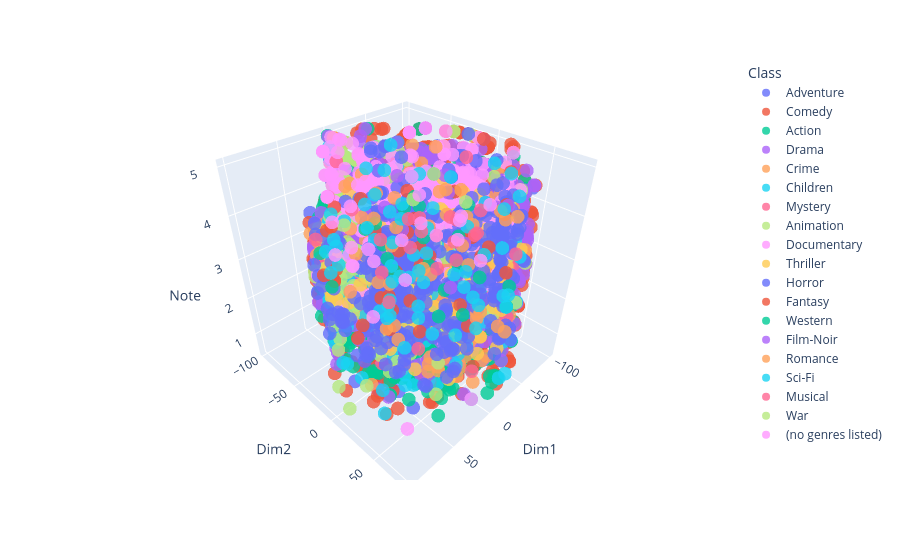

The notebook cell this image was saved under:
### Code cell
print(df_tsne.columns)
df_tsne.to_csv('df_tsne', index = 'False')
df_tsne['Note'] = df_final['mean_rating'].values
fig = px.scatter_3d(df_tsne, x = 'Dim1', y = 'Dim2', z = 'Note', color = 'Class', opacity = 0.8)
fig.show()

### Figure 1 — Plotly figure (JSON) as saved in the notebook; plotly's stock layout.template omitted (floating-point values rounded to 4 significant figures; data arrays with more than 128 entries replaced by an {"elided": "..."} marker saying what was removed)
{"data": [{"hovertemplate": "Class=Adventure<br>Dim1=%{x}<br>Dim2=%{y}<br>Note=%{z}<extra></extra>", "legendgroup": "Adventure", "marker": {"color": "#636efa", "opacity": 0.8, "symbol": "circle"}, "mode": "markers", "name": "Adventure", "scene": "scene", "showlegend": true, "type": "scatter3d", "x": {"elided": "653 float values"}, "y": {"elided": "653 float values"}, "z": {"elided": "653 float values"}}, {"hovertemplate": "Class=Comedy<br>Dim1=%{x}<br>Dim2=%{y}<br>Note=%{z}<extra></extra>", "legendgroup": "Comedy", "marker": {"color": "#EF553B", "opacity": 0.8, "symbol": "circle"}, "mode": "markers", "name": "Comedy", "scene": "scene", "showlegend": true, "type": "scatter3d", "x": {"elided": "2779 float values"}, "y": {"elided": "2779 float values"}, "z": {"elided": "2779 float values"}}, {"hovertemplate": "Class=Action<br>Dim1=%{x}<br>Dim2=%{y}<br>Note=%{z}<extra></extra>", "legendgroup": "Action", "marker": {"color": "#00cc96", "opacity": 0.8, "symbol": "circle"}, "mode": "markers", "name": "Action", "scene": "scene", "showlegend": true, "type": "scatter3d", "x": {"elided": "1828 float values"}, "y": {"elided": "1828 float values"}, "z": {"elided": "1828 float values"}}, {"hovertemplate": "Class=Drama<br>Dim1=%{x}<br>Dim2=%{y}<br>Note=%{z}<extra></extra>", "legendgroup": "Drama", "marker": {"color": "#ab63fa", "opacity": 0.8, "symbol": "circle"}, "mode": "markers", "name": "Drama", "scene": "scene", "showlegend": true, "type": "scatter3d", "x": {"elided": "2226 float values"}, "y": {"elided": "2226 float values"}, "z": {"elided": "2226 float values"}}, {"hovertemplate": "Class=Crime<br>Dim1=%{x}<br>Dim2=%{y}<br>Note=%{z}<extra></extra>", "legendgroup": "Crime", "marker": {"color": "#FFA15A", "opacity": 0.8, "symbol": "circle"}, "mode": "markers", "name": "Crime", "scene": "scene", "showlegend": true, "type": "scatter3d", "x": {"elided": "537 float values"}, "y": {"elided": "537 float values"}, "z": {"elided": "537 float values"}}, {"hovertemplate": "Class=Children<br>Dim1=%{x}<br>Dim2=%{y}<br>Note=%{z}<extra></extra>", "legendgroup": "Children", "marker": {"color": "#19d3f3", "opacity": 0.8, "symbol": "circle"}, "mode": "markers", "name": "Children", "scene": "scene", "showlegend": true, "type": "scatter3d", "x": {"elided": "197 float values"}, "y": {"elided": "197 float values"}, "z": {"elided": "197 float values"}}, {"hovertemplate": "Class=Mystery<br>Dim1=%{x}<br>Dim2=%{y}<br>Note=%{z}<extra></extra>", "legendgroup": "Mystery", "marker": {"color": "#FF6692", "opacity": 0.8, "symbol": "circle"}, "mode": "markers", "name": "Mystery", "scene": "scene", "showlegend": true, "type": "scatter3d", "x": [87.13, 69.34, -2.552, 34.74, -34.71, -77.51, 34.5, -21.08, 45.83, -51.69, -59.94, 2.904, -20.74, 28.97, 43.25, 5.654, 4.934, 33.31, -29.84, -66.02, -59.45, -3.579, 25.64, 76.58, -50.73, 3.419, -86.37, -7.13, 7.506, 67.18, -11.96, -46.54, -34.31, 12.57, 4.184, -60.91, 84.17, 6.395, -70.92, 74.54, 20.86, -40.96, 44.69, -68.46, 20.92, -85.83, 40.56, 74.91], "y": [-6.748, -37.09, 66.55, -13.35, 67.89, -34.65, -13.1, 18.16, 42.48, 34.89, 30.16, 0.7018, -12.63, 4.921, 13.22, -3.819, 49.84, -0.3589, 24.65, -46.24, 31.27, -25.47, -11.13, -15.98, 40.45, 48.57, -9.741, 7.423, 51.19, 31.28, 46.13, -41.03, 67.71, -43.7, -18.2, -6.733, -17.9, -19.76, 30.08, -28.08, 30.19, 17.2, 0.7394, 50.32, -73.74, -20.62, 5.542, -19.17], "z": [3.983, 3.975, 3.0, 3.5, 3.5, 4.0, 4.262, 3.833, 2.667, 3.5, 3.875, 2.5, 3.182, 3.769, 3.192, 3.5, 2.9, 4.123, 3.0, 1.0, 3.5, 2.375, 1.0, 3.42, 3.5, 3.625, 2.5, 3.625, 3.0, 3.3, 2.5, 3.618, 2.25, 3.5, 4.09, 3.5, 3.777, 3.5, 3.8, 3.595, 2.0, 3.5, 1.0, 1.5, 4.0, 2.0, 3.0, 2.875]}, {"hovertemplate": "Class=Animation<br>Dim1=%{x}<br>Dim2=%{y}<br>Note=%{z}<extra></extra>", "legendgroup": "Animation", "marker": {"color": "#B6E880", "opacity": 0.8, "symbol": "circle"}, "mode": "markers", "name": "Animation", "scene": "scene", "showlegend": true, "type": "scatter3d", "x": {"elided": "298 float values"}, "y": {"elided": "298 float values"}, "z": {"elided": "298 float values"}}, {"hovertemplate": "Class=Documentary<br>Dim1=%{x}<br>Dim2=%{y}<br>Note=%{z}<extra></extra>", "legendgroup": "Documentary", "marker": {"color": "#FF97FF", "opacity": 0.8, "symbol": "circle"}, "mode": "markers", "name": "Documentary", "scene": "scene", "showlegend": true, "type": "scatter3d", "x": {"elided": "386 float values"}, "y": {"elided": "386 float values"}, "z": {"elided": "386 float values"}}, {"hovertemplate": "Class=Thriller<br>Dim1=%{x}<br>Dim2=%{y}<br>Note=%{z}<extra></extra>", "legendgroup": "Thriller", "marker": {"color": "#FECB52", "opacity": 0.8, "symbol": "circle"}, "mode": "markers", "name": "Thriller", "scene": "scene", "showlegend": true, "type": "scatter3d", "x": [34.55, -63.72, -1.76, -24.15, 2.842, 64.03, 34.32, 80.37, -72.78, 31.82, 97.85, 84.77, -76.82, 8.208, 79.59, 7.166, -7.162, -18.4, -5.38, -77.51, -11.04, -37.17, -63.03, 32.11, -22.82, -75.72, 70.17, -45.79, -38.89, -12.56, -1.631, 1.241, 40.2, -59.5, -7.924, -6.182, 36.53, -1.901, -31.16, -28.04, -7.609, 56.11, 20.34, 72.67, 58.93, 80.73, 49.34, 26.63, -19.18, -50.8, 43.32, -18.37, 43.57, 2.787, -79.85, 68.78, 34.45, -73.5, 8.757, -42.07, -63.35, 22.23, -76.07, -30.38, -25.42, -4.145, -61.89, -83.91, -26.72, -8.839, 72.32, -45.49, -26.16, 78.41, -73.92, -84.6, 89.17, -19.94, 82.01, -94.61, -8.552, -85.25, -70.35, 71.66], "y": [59.49, 34.62, 43.5, 53.36, 6.788, -39.52, 18.46, 31.28, -29.83, 61.9, 6.762, -9.41, -35.13, 49.03, 44.85, 0.3922, -11.66, 26.82, -10.28, -34.65, -51.54, -52.85, 34.35, 30.21, -50.95, 6.146, -7.155, 65.6, -27.97, 47.12, -78.73, 36.77, 9.438, -12.25, 57.28, 5.964, 40.47, 12.59, 13.59, 49.89, 6.756, 47.27, 36.98, 38.21, 50.24, -14.43, 35.96, -6.768, 49.3, 6.538, -6.344, 72.1, 45.65, 54.48, 0.03859, 47.08, 59.85, -43.46, 8.298, -55.74, 28.47, 2.725, -44.44, 43.33, -9.194, 46.52, -51.45, -23.92, 67.25, 60.2, 18.53, -76.23, 66.81, 16.64, 40.84, -17.84, 2.85, 54.65, -7.539, 21.47, 49.02, -24.84, -45.57, 25.83], "z": [2.833, 2.8, 2.375, 3.636, 3.2, 3.992, 3.0, 2.667, 3.286, 1.5, 3.672, 3.78, 3.25, 2.0, 3.281, 3.733, 3.5, 3.0, 3.5, 4.0, 3.25, 3.0, 4.0, 3.273, 3.0, 4.0, 2.84, 3.667, 3.333, 3.167, 3.875, 1.583, 2.75, 4.0, 2.667, 2.167, 4.0, 2.923, 4.0, 1.5, 3.0, 3.0, 2.75, 2.5, 2.0, 3.0, 3.25, 2.0, 4.0, 4.25, 3.0, 3.25, 2.75, 3.5, NaN, 3.042, 3.0, 2.0, 4.0, 2.0, 4.0, 4.5, 3.0, 4.0, 1.5, 1.5, 3.0, 1.5, 1.5, 1.5, 4.158, 2.0, 2.5, 3.679, 2.667, 1.5, 3.3, 4.0, 4.5, 1.0, 4.5, 2.5, 2.0, 3.0]}, {"hovertemplate": "Class=Horror<br>Dim1=%{x}<br>Dim2=%{y}<br>Note=%{z}<extra></extra>", "legendgroup": "Horror", "marker": {"color": "#636efa", "opacity": 0.8, "symbol": "circle"}, "mode": "markers", "name": "Horror", "scene": "scene", "showlegend": true, "type": "scatter3d", "x": {"elided": "468 float values"}, "y": {"elided": "468 float values"}, "z": {"elided": "468 float values"}}, {"hovertemplate": "Class=Fantasy<br>Dim1=%{x}<br>Dim2=%{y}<br>Note=%{z}<extra></extra>", "legendgroup": "Fantasy", "marker": {"color": "#EF553B", "opacity": 0.8, "symbol": "circle"}, "mode": "markers", "name": "Fantasy", "scene": "scene", "showlegend": true, "type": "scatter3d", "x": [-0.1809, -5.624, -3.453, 82.65, -0.2302, 71.07, 47.07, 25.83, -11.81, -51.94, 37.25, -28.65, -28.71, -21.09, 20.65, -11.23, -64.22, -93.41, -83.36, 19.53, -2.74, -77.42, -46.62, -30.22, -91.77, 72.81, -10.16, -34.2, -96.16, 6.909, 79.93, 46.16, -43.82, 66.03, -27.47, 74.84, 82.3, 41.58, 16.05, 65.15, 40.37, 75.51], "y": [3.779, -24.16, 46.59, -18.3, -13.23, -17.34, 34.94, -20.27, 55.78, 28.21, 36.23, 26.62, 48.19, -85.01, -74.06, 47.24, -11.37, 22.47, 27.78, -3.943, -11.83, -39.43, 55.56, -27.58, -5.209, 38.14, -3.372, -39.31, 19.91, -46.01, 30.06, -52.28, -20.5, 31.74, 33.36, 12.47, 14.19, -55.01, -25.92, -28.78, -62.92, 43.7], "z": [3.458, 3.0, 4.178, 3.466, 3.667, 3.476, 3.2, 3.818, 1.0, 3.0, 2.364, 2.0, 3.688, 3.5, 3.75, 2.0, 4.0, 4.5, 3.9, 3.0, 4.5, 2.5, 3.0, 3.5, 5.0, 2.958, 2.833, 3.0, 3.5, 3.5, 1.25, 2.45, 2.5, 3.5, 3.75, 2.667, 2.5, 3.679, 2.0, 3.0, 3.5, 3.5]}, {"hovertemplate": "Class=Western<br>Dim1=%{x}<br>Dim2=%{y}<br>Note=%{z}<extra></extra>", "legendgroup": "Western", "marker": {"color": "#00cc96", "opacity": 0.8, "symbol": "circle"}, "mode": "markers", "name": "Western", "scene": "scene", "showlegend": true, "type": "scatter3d", "x": [22.73, 41.2, -1.789, 35.48, -38.73, 1.577, 22.23, 39.41, -32.59, -25.64, -25.2, -8.26, -26.07, -20.81, -30.69, -52.16, 52.96, -9.651, 9.11, 14.47, 76.31, 97.21, -33.24], "y": [64.08, 56.35, -26.67, -2.501, -23.74, -11.1, 2.726, -5.884, 67.37, 22.35, 45.19, 6.95, 23.82, -14.83, -28.08, 11.48, 18.6, -2.361, 36.84, -43.48, -28.01, 8.6, 67.21], "z": [3.0, 3.095, 2.5, 3.812, 3.0, 4.182, 4.146, 4.25, 3.0, 3.667, 3.0, 3.0, 3.0, 4.0, 4.0, 4.0, 3.944, 3.75, 3.0, 3.5, 3.75, 3.75, 2.5]}, {"hovertemplate": "Class=Film-Noir<br>Dim1=%{x}<br>Dim2=%{y}<br>Note=%{z}<extra></extra>", "legendgroup": "Film-Noir", "marker": {"color": "#ab63fa", "opacity": 0.8, "symbol": "circle"}, "mode": "markers", "name": "Film-Noir", "scene": "scene", "showlegend": true, "type": "scatter3d", "x": [-30.03, -54.98, 16.23, -42.8, -75.06, -30.22, 3.157, -66.37, -8.174, -76.29, -29.69, -16.75], "y": [-89.48, 25.57, -18.04, -2.646, -30.98, 23.03, 37.96, 28.83, -21.99, 33.43, 25.52, -35.12], "z": [3.0, 4.17, 4.25, 4.229, 4.125, 4.0, 3.0, 4.0, 3.5, 4.0, 3.5, 4.5]}, {"hovertemplate": "Class=Romance<br>Dim1=%{x}<br>Dim2=%{y}<br>Note=%{z}<extra></extra>", "legendgroup": "Romance", "marker": {"color": "#FFA15A", "opacity": 0.8, "symbol": "circle"}, "mode": "markers", "name": "Romance", "scene": "scene", "showlegend": true, "type": "scatter3d", "x": [-22.23, -33.12, -27.97, 20.74, -28.31, -1.283, -88.28, 0.4519, -72.97, 2.267, 67.27, 74.55, -54.08, -1.984, -39.61, -17.46, 2.869, -17.01, 41.55, -16.23, -0.3456, 17.27, -57.15, -26.99, -47.85, 0.08873, 19.63, 22.04, -30.56, 0.1478, -67.11, 6.137, 80.88, -98.44, -20.87, -40.04, -24.96, -85.05], "y": [-86.49, -52.17, -89.36, -23.91, 32.59, 11.47, 25.96, -78.43, 40.45, 9.767, -7.831, 48.0, -20.01, -76.22, 16.74, 51.03, 66.12, 77.26, 48.99, -37.93, -27.11, -9.357, -13.44, 6.693, -21.01, -81.63, 31.15, -50.48, 67.12, 39.5, 0.331, 8.66, 43.08, 14.58, -68.58, -83.55, -54.18, -5.227], "z": [3.0, 3.0, 4.0, 2.5, 4.0, 4.0, 3.5, 3.0, 1.0, 3.062, 3.05, 2.917, 4.0, 2.333, 3.25, 2.167, 2.833, 2.25, 1.625, 4.0, 3.143, 1.5, 3.5, 4.5, 5.0, 4.0, 3.4, 4.5, 4.5, 5.0, 3.5, 2.938, 3.167, 3.5, 3.167, 3.5, 1.5, 2.0]}, {"hovertemplate": "Class=Sci-Fi<br>Dim1=%{x}<br>Dim2=%{y}<br>Note=%{z}<extra></extra>", "legendgroup": "Sci-Fi", "marker": {"color": "#19d3f3", "opacity": 0.8, "symbol": "circle"}, "mode": "markers", "name": "Sci-Fi", "scene": "scene", "showlegend": true, "type": "scatter3d", "x": [39.88, 46.58, 31.2, -0.6795, -55.59, -25.01, -70.35, 70.02, -68.6, -17.2, -10.31, -55.5, -91.0, -76.59, 1.908, -23.36, -7.548, -17.05, -4.672, 11.95, -42.35, -26.54, -17.07, -55.12, -43.39, -72.33, -28.88, -42.03, 19.18, -85.21, -32.59, -58.72, -7.828, -51.1, 39.57, -45.79, 53.34, 94.26, 81.52, -2.645, -74.32, 42.53, 43.0, -31.53, -13.0, -27.39, -22.99, -24.98, 24.62, -19.66, 7.937, 11.02, 11.04, -88.03, -59.65, 80.8, -17.68, -26.19, 15.63, 63.53, 18.88, 35.65], "y": [36.92, 55.49, 29.27, 43.08, 28.56, -54.75, -45.57, 49.78, -55.15, 45.88, -11.15, 29.33, 24.3, 32.91, 49.85, -47.9, -22.6, -49.65, -49.35, -43.79, -52.72, -4.923, 77.99, 28.44, 17.79, 46.74, 28.94, -56.05, -77.35, -31.67, 67.37, -55.32, -52.99, 44.57, 36.24, 65.6, 9.201, 5.264, 45.8, -50.19, 41.09, -52.97, -51.73, 39.68, 29.14, -53.68, -50.06, -55.06, -2.444, -54.24, -45.6, -46.05, -16.52, -20.79, 51.08, -15.28, 51.34, -29.88, 23.73, -24.14, -64.55, 37.49], "z": [2.741, 2.761, 3.588, 1.833, 3.0, 1.0, 2.0, 2.69, 4.0, 2.625, 3.0, 5.0, 4.5, 3.0, 3.5, 5.0, 3.75, 4.5, 1.0, 3.5, 3.5, 4.0, 1.0, 1.0, 3.667, 2.0, 2.5, 1.5, 2.25, 4.0, 2.5, 4.0, 4.0, 4.25, 3.0, 3.5, 0.5, 3.95, 3.708, 3.0, 1.875, 3.993, 3.433, 4.5, 3.0, 2.0, 3.5, 0.5, 3.75, 0.5, 4.75, 4.0, 2.5, 3.0, 4.5, 3.981, 2.5, 2.0, 4.25, 3.806, 3.5, 3.5]}, {"hovertemplate": "Class=Musical<br>Dim1=%{x}<br>Dim2=%{y}<br>Note=%{z}<extra></extra>", "legendgroup": "Musical", "marker": {"color": "#FF6692", "opacity": 0.8, "symbol": "circle"}, "mode": "markers", "name": "Musical", "scene": "scene", "showlegend": true, "type": "scatter3d", "x": [-13.79, -19.25, -4.626, -80.71, 74.0, -31.08, 28.76, 30.21, -91.36, -9.661, -11.96, -17.08, -86.02, -18.08, -73.12, -34.57, -12.38, -0.4342, 0.834, -46.67, -66.47, 52.49, 24.77], "y": [26.64, 17.98, -10.06, 3.816, -34.81, 17.65, -11.29, -10.09, -20.88, -3.638, -18.47, 77.02, 1.892, -9.613, -33.69, -25.58, 54.65, -75.7, -89.77, 23.39, -9.316, 18.73, -76.59], "z": [3.708, 4.1, 3.25, 3.0, 3.938, 3.0, 3.0, 3.778, 4.5, 0.5, 3.75, 4.0, 3.5, 3.5, 1.667, 3.5, 0.8333, 3.5, 4.5, 3.5, 3.333, 3.0, 4.0]}, {"hovertemplate": "Class=War<br>Dim1=%{x}<br>Dim2=%{y}<br>Note=%{z}<extra></extra>", "legendgroup": "War", "marker": {"color": "#B6E880", "opacity": 0.8, "symbol": "circle"}, "mode": "markers", "name": "War", "scene": "scene", "showlegend": true, "type": "scatter3d", "x": [-89.36, -50.41, 0.3587, -78.68], "y": [-16.61, -46.66, -87.14, -46.06], "z": [3.5, 3.6, 3.0, 4.0]}, {"hovertemplate": "Class=(no genres listed)<br>Dim1=%{x}<br>Dim2=%{y}<br>Note=%{z}<extra></extra>", "legendgroup": "(no genres listed)", "marker": {"color": "#FF97FF", "opacity": 0.8, "symbol": "circle"}, "mode": "markers", "name": "(no genres listed)", "scene": "scene", "showlegend": true, "type": "scatter3d", "x": [21.64, 67.77, 40.96, 3.225, -45.03, 0.8733, 0.935, -27.8, -0.1375, -31.63, 27.34, 21.95, 0.9966, -88.03, -31.25, 10.27, -59.09, -86.78, -77.42, 20.93, 25.04, 19.18, 21.57, 6.214, 27.22, -64.46, 25.48, -0.2697, 26.44, 20.4, 19.37, -86.63, -68.02, 1.026], "y": [-54.6, 50.58, -54.17, 66.7, -56.0, -48.66, -10.65, 42.84, 4.624, -89.23, -74.06, -51.68, -78.4, -20.79, 43.96, -44.58, -55.92, -20.74, -39.43, -56.09, -77.03, -44.16, -73.16, -47.7, -73.98, -3.202, -76.58, -97.73, -75.08, -79.57, -65.12, -32.4, -53.96, -78.92], "z": [3.0, 0.5, 3.786, 0.5, 2.5, 2.5, 2.5, 3.333, 4.0, 2.0, 5.0, 4.0, 2.0, 3.0, 4.5, 4.5, 4.0, 2.5, 2.5, 4.75, 4.0, 4.5, 4.5, 1.0, 5.0, 3.5, 4.0, 4.75, 4.5, 2.5, 5.0, 4.5, 3.5, 2.0]}], "layout": {"legend": {"title": {"text": "Class"}, "tracegroupgap": 0}, "margin": {"t": 60}, "scene": {"domain": {"x": [0, 1], "y": [0, 1]}, "xaxis": {"title": {"text": "Dim1"}}, "yaxis": {"title": {"text": "Dim2"}}, "zaxis": {"title": {"text": "Note"}}}}}
